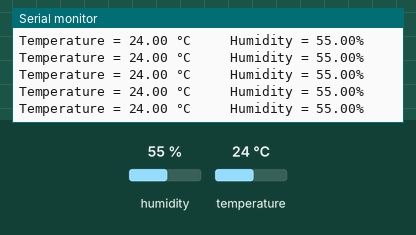
A sketch run on a simulated Arduino Uno, built with avr-gcc and run on an emulated ATmega328P. Shown: the last lines printed to the serial monitor. The test bench sets the inputs (shaded band); at power-on: humidity 55 %, temperature 24 °C.

Above: at 3.3 s.
3.4 s: humidity set to 22 %
At 5.81 s:
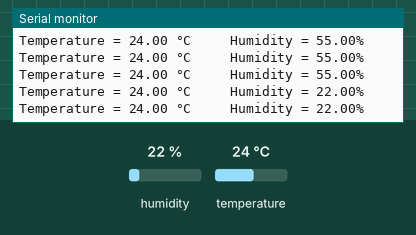
6.7 s: temperature set to 12 °C
At 7.4 s:
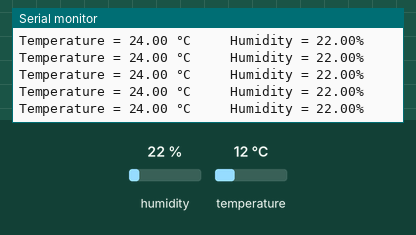
10.0 s: humidity set to 40 %
At 10.8 s:
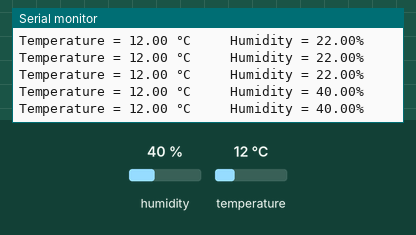
Timing chart, 0 to 13.0 s (numbered marks = the images above; inputs shaded):
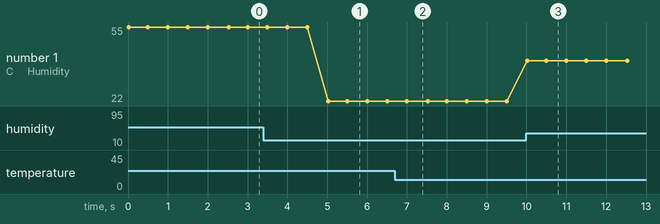

Measured:
- after the input at 3.4 s, the serial monitor: prints a new line after 1.6 s (image 1)
- after the input at 10.0 s, the serial monitor: prints a new line at once (image 3)
- plotted number 1: 55 → 22 after the input at 3.4 s, 22 → 40 after the input at 10.0 s

The sketch:

digital_thermometer.ino
```cpp
#include "DHT.h"
//#define sensorpin 10

#define DHTPIN 6  // Digital pin connected to the DHT sensor

#define DHTTYPE DHT11

DHT dht(DHTPIN, DHTTYPE);

void setup() {
  Serial.begin(9600);
  // put your setup code here, to run once:
  dht.begin();
  temp_disp();
}

void loop() {
  // put your main code here, to run repeatedly:
  if (millis() % 500 == 0) {
    temp_disp();
  }
}


void temp_disp() {

  float t_inC = dht.readTemperature();
  float i_inF = t_inC * 1.8 + 32;
  float h = dht.readHumidity();

  String method = "si";  // or Imperial

  if (isnan(t_inC)) {
    Serial.println(F("Failed to read from DHT sensor!"));
    return;
  } else {
    Serial.print("Temperature = ");
    if (method == "si") {
      Serial.print(t_inC);
      Serial.print(F(" °C"));
    } else {
      Serial.print(t_inC);
      Serial.print(F(" °F"));
    }

    Serial.print("\t\t Humidity = ");
    Serial.print(h);
    Serial.println(F("%"));
  }
}
```
